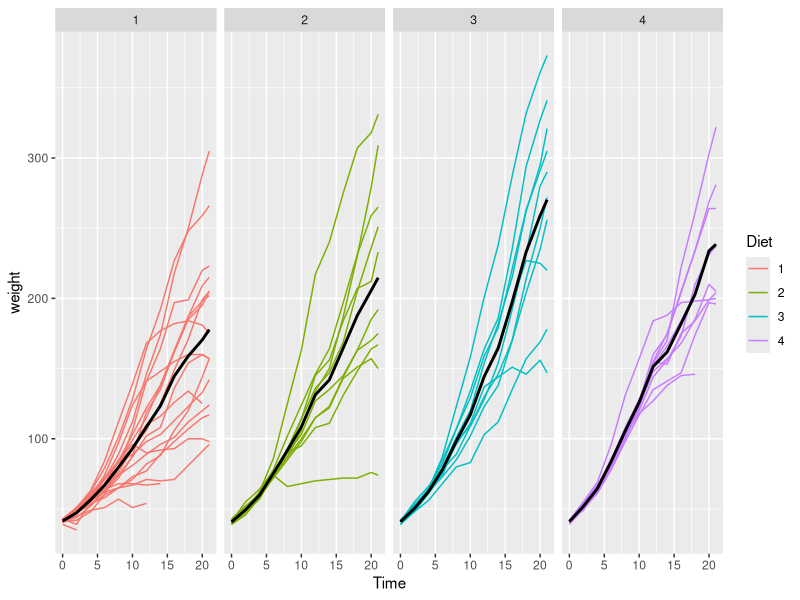
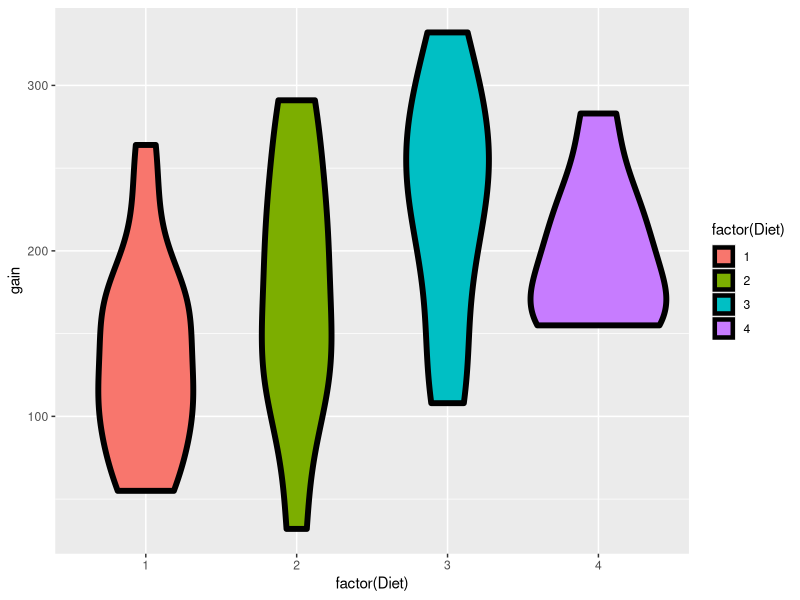

Write R code to recreate these figures, in order. (Note: this script raises an error after producing the figures.)
#chickweight data in R

library(datasets)
data(ChickWeight) #data in a long vector
library(reshape2) 

##define weight gain or loss

  #use dcast to change vector from long to short & wide

wideCW <- dcast(ChickWeight, Diet + Chick ~ Time, value.var = "weight")

names(wideCW)[-(1 : 2)] <- paste("time", names(wideCW)[-(1 : 2)], sep = "")

library(dplyr)

wideCW <- mutate(wideCW,
                 gain = time21 - time0
) #mutate creates a new variable in the data frame

#convert to plot using ggplot2

library(ggplot2)

g <- ggplot(ChickWeight, aes(x = Time, y = weight, 
                             colour = Diet, group = Chick))
g <- g + geom_line()
g <- g + stat_summary(aes(group = 1), geom = "line", fun.y = mean, size = 1, col = "black") #line - mean of each group
g <- g + facet_grid(. ~ Diet) #make a grid of charts by diet
g

#weight gain by diet - make a confidence interval with violin plot

g <- ggplot(wideCW, aes(x = factor(Diet), y = gain, fill = factor(Diet)))
g <- g + geom_violin(col = "black", size = 2)
g

#let's do a t-interval

wideCW14 <- subset(wideCW, Diet %in% c(1, 4)) #take only records from diets 1 and 4
rbind(
  t.test(gain ~ Diet, paired = FALSE, var.equal = TRUE, data = wideCW14)$conf,
  t.test(gain ~ Diet, paired = FALSE, var.equal = FALSE, data = wideCW14)$conf
) #compare gain to diet, and if variables are equal or not
  #results show less weight gain on diet 1 compared to diet 4

wideCW23 <- subset(wideCW, Diet %in% c(2, 3)) #take only records from diets 2 and 3
rbind(
  t.test(gain ~ Diet, paired = FALSE, var.equal = TRUE, data = wideCW23)$conf,
  t.test(gain ~ Diet, paired = FALSE, var.equal = FALSE, data = wideCW23)$conf
)